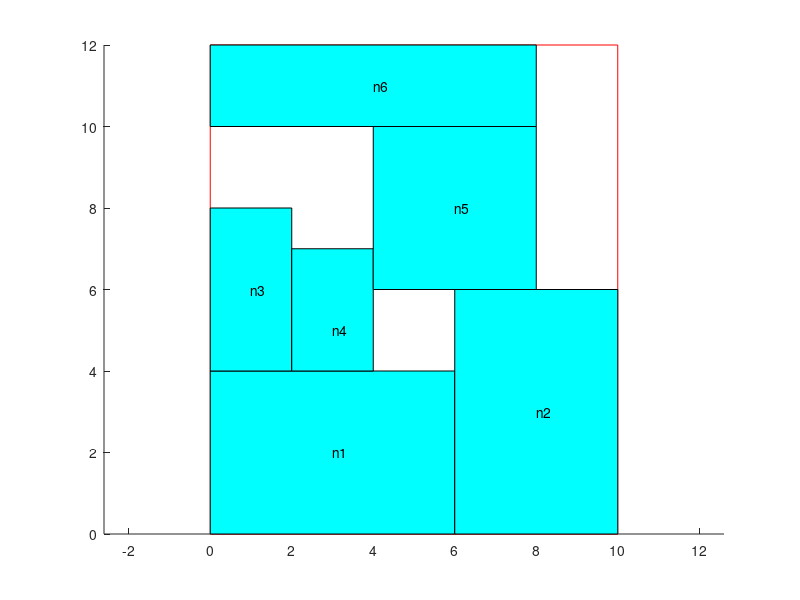
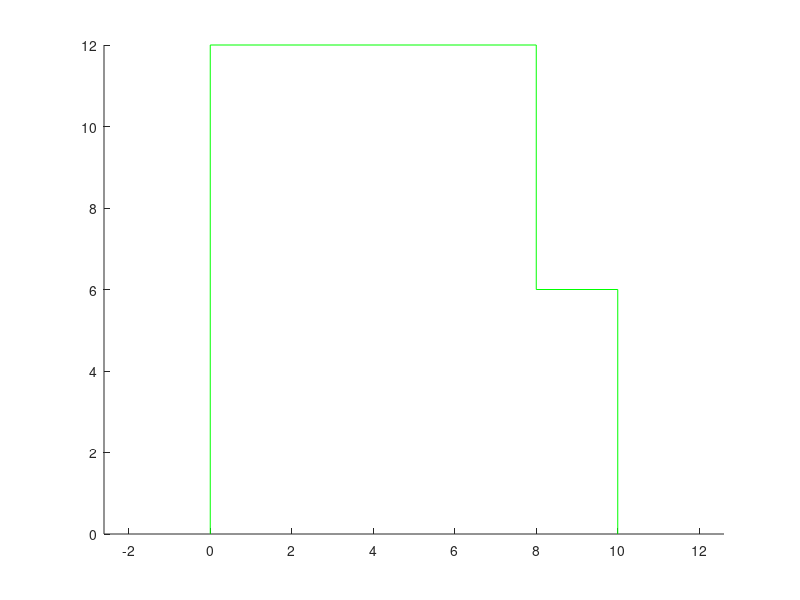

MATLAB code to generate these figures, in order:
figure(1)
axis equal;
hold on
grid on
% area range
block_x=[ 0 0 10 10 0];
block_y=[ 0 12 12 0 0];
fill(block_x,block_y,'w','Edgecolor','r');
% block location
block_x=[ 0 0 6 6 0 ];
block_y=[ 0 4 4 0 0 ];
fill(block_x,block_y,'c');
text(3,2,'n1');
block_x=[ 6 6 10 10 6 ];
block_y=[ 0 6 6 0 0 ];
fill(block_x,block_y,'c');
text(8,3,'n2');
block_x=[ 0 0 2 2 0 ];
block_y=[ 4 8 8 4 4 ];
fill(block_x,block_y,'c');
text(1,6,'n3');
block_x=[ 2 2 4 4 2 ];
block_y=[ 4 7 7 4 4 ];
fill(block_x,block_y,'c');
text(3,5,'n4');
block_x=[ 4 4 8 8 4 ];
block_y=[ 6 10 10 6 6 ];
fill(block_x,block_y,'c');
text(6,8,'n5');
block_x=[ 0 0 8 8 0 ];
block_y=[ 10 12 12 10 10 ];
fill(block_x,block_y,'c');
text(4,11,'n6');
grid
figure(2)
axis equal;
hold on
grid on
% area range
line([0 0],[0 12],'color','g')
line([0 8],[12 12],'color','g')
line([8 8],[12 6],'color','g')
line([8 10],[6 6],'color','g')
line([10 10],[6 0],'color','g')
grid
